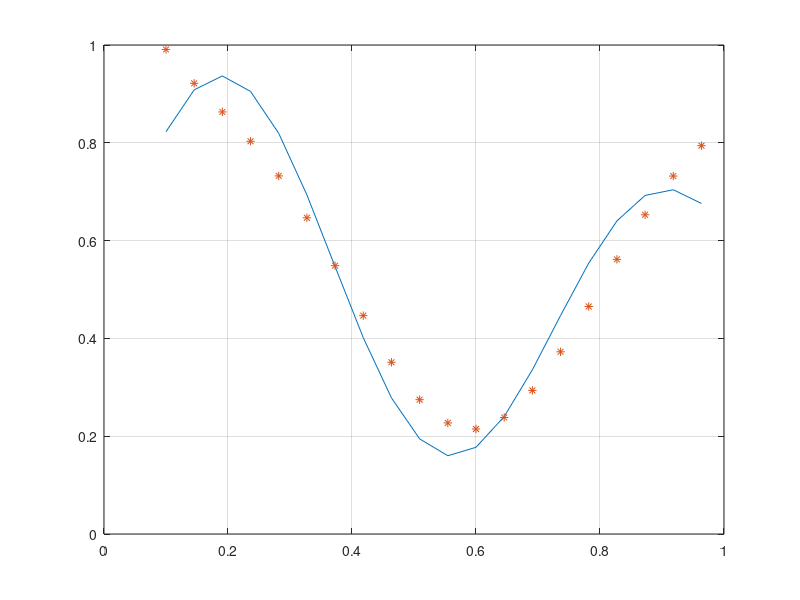

MATLAB code for this plot:
x=[0.1:1/22:1];
d=(1+0.6*sin(2*pi*x/0.7)+0.3*sin(2*pi*x))/2;

plot(x,d); grid

c1=0.2;
r1=0.2;
c2=0.55;
r2=0.2;

w1=randn(1)*0.1;
w2=randn(1)*0.1;

b=randn(1)*0.1;

for index = 1:100
    ones(82)*0.1;
    ones(91)*0.15;
for x_index=1:20
   
phi1=exp(-(x(x_index)-c1)^2/(2*r1)^2);
phi2=exp(-(x(x_index)-c2)^2/(2*r2)^2);

y=phi1*w1+phi2*w2+b;
e=d(x_index)-y;

n=0.1;

w1= w1+n*e*phi1;
w2 = w2+n*e*phi2;
b=b+n*e;

v1(x_index) = phi1*w1+phi2*w2+b;
end

end

plot(x,d, x,v1,'*'); grid